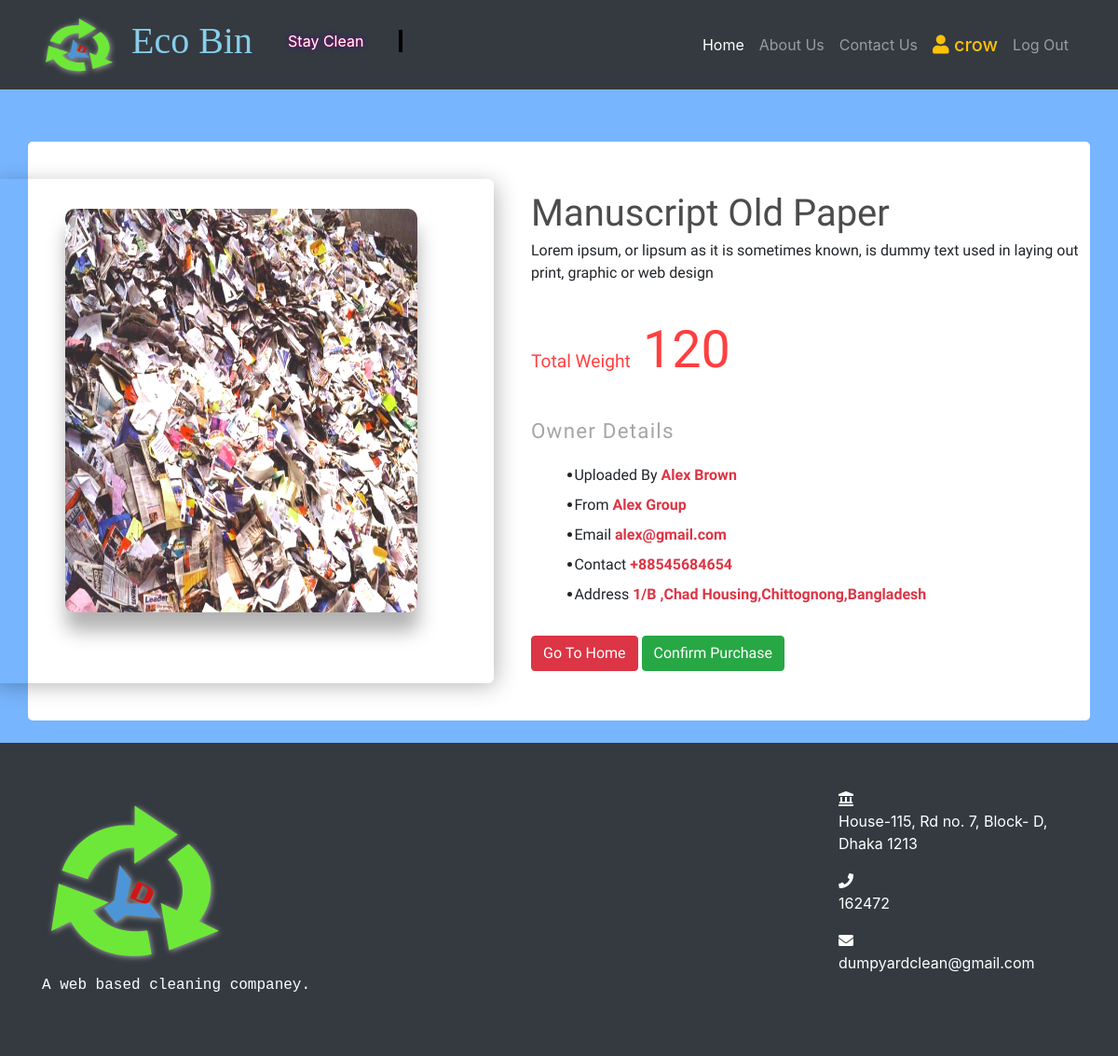
The app's page /buy_garbage/manuscript-old-paper/6/ (signed in), older data.
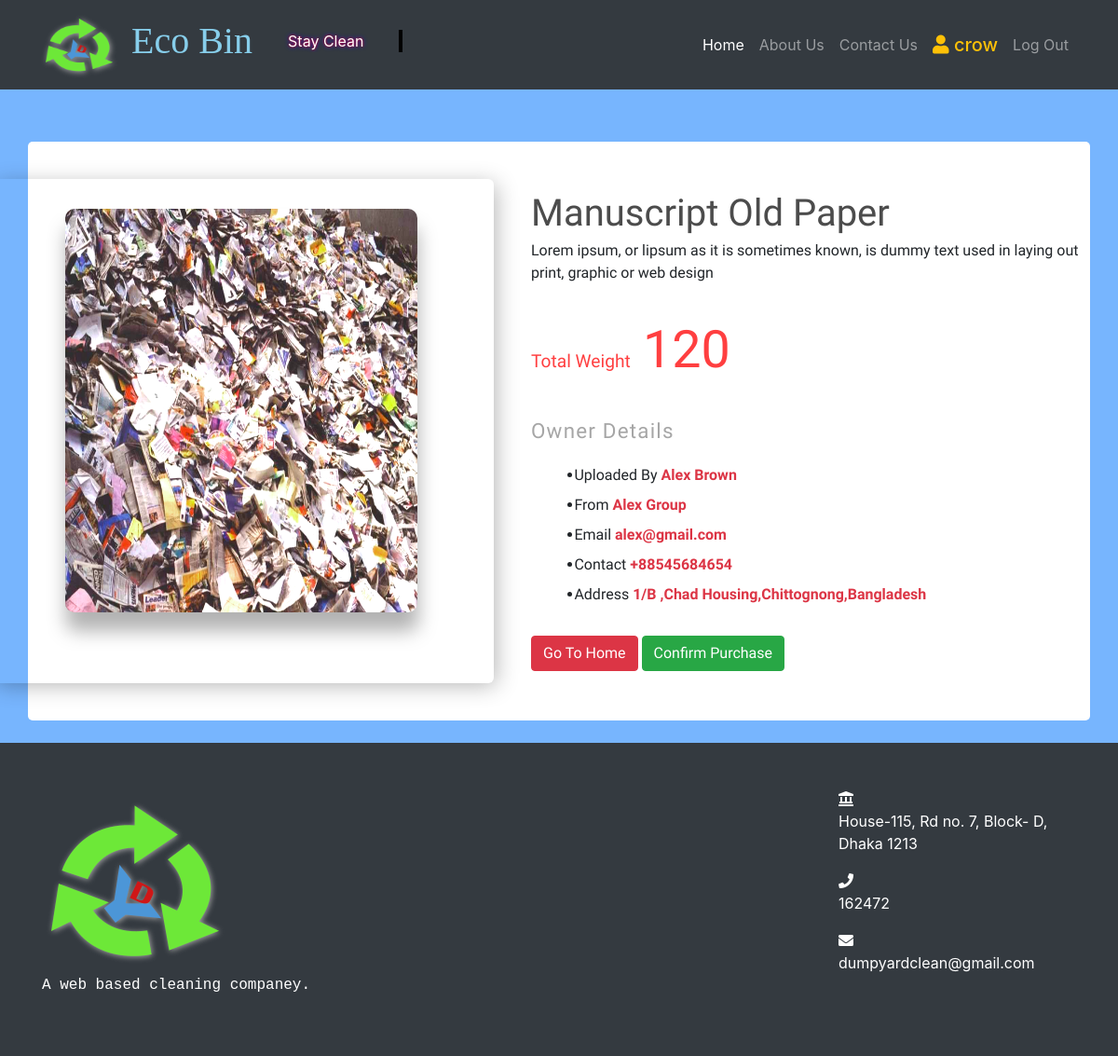
The same page, newer data.
### management/models.py (models this page shows, shortened)
class Garbage(models.Model):
    name=models.CharField(max_length=255,blank=False)
    desc=models.TextField(blank=False)
    status=models.BooleanField(default=False)
    weight=models.PositiveIntegerField(blank=True)
    image=models.ImageField(upload_to='')
    categoy=models.ForeignKey(GarbageCategory,on_delete=models.CASCADE)
    slug=models.SlugField(blank=True,unique=True)
    uploaded_by=models.IntegerField(default=0)

### management/views.py (the view)
# urls.py: path('buy_garbage/<slug:slug>/<int:id>/',BuyGarbageView,name='buy_garbage'),
@login_required
def BuyGarbageView(request,slug=None,id=None):
    context=dict()
    garbage=Garbage.objects.get(pk=id)
    owner=MyUser.objects.get(pk=garbage.uploaded_by)
    context['garbage']=garbage
    context['owner']=owner
    return render(request,'garbage_buy.html',context)

### templates/garbage_buy.html
{% extends 'base.html' %}
{% load static %}
{% block CSS %}
<link rel="stylesheet" href="{% static 'custom/css/garbage_buy.css' %}">
{% endblock CSS%}
{% block content %}
<div class="product_buy my-4">
	<section class="product my-4 container">
		<div class="product__photo">
			<div class="photo-container">
				<div class="photo-main">
					<img id="garbage-img" src="{{garbage.image.url}}" alt="green apple slice">
				</div>
			</div>
		</div>
		<div class="product__info">
			<div class="title">
				<h1>{{garbage.name}}</h1>
				<p>{{garbage.desc}}</p>
			</div>
			<div class="price">
				Total Weight <span>{{garbage.weight}}</span>
			</div>
			<div class="description">
				<h3>Owner Details</h3>
				<ul>
					<li>Uploaded By <strong class="text-danger"> {{owner.username}}</strong></li>
					<li>From <strong class="text-danger"> {{owner.institution}}</strong></li>
					<li>Email <strong class="text-danger"> {{owner.email}}</strong></li>
					<li>Contact <strong class="text-danger"> {{owner.contact}}</strong></li>
					<li>Address <strong class="text-danger"> {{owner.address}}</strong></li>
				</ul>
			</div>
		  <a href="{% url 'homepage' %}"><button class="btn btn-danger">Go To Home</button></a>
		  <a href="{% url 'conrifm_order' garbage.slug garbage.id %}"><button class="btn btn-success">Confirm Purchase</button></a>
		</div>
	</section>
</div>
{% endblock content %}

Row changes from the older to the newer data that the page shows:
changed Garbage "Manuscript Old Paper": image: a different picture
